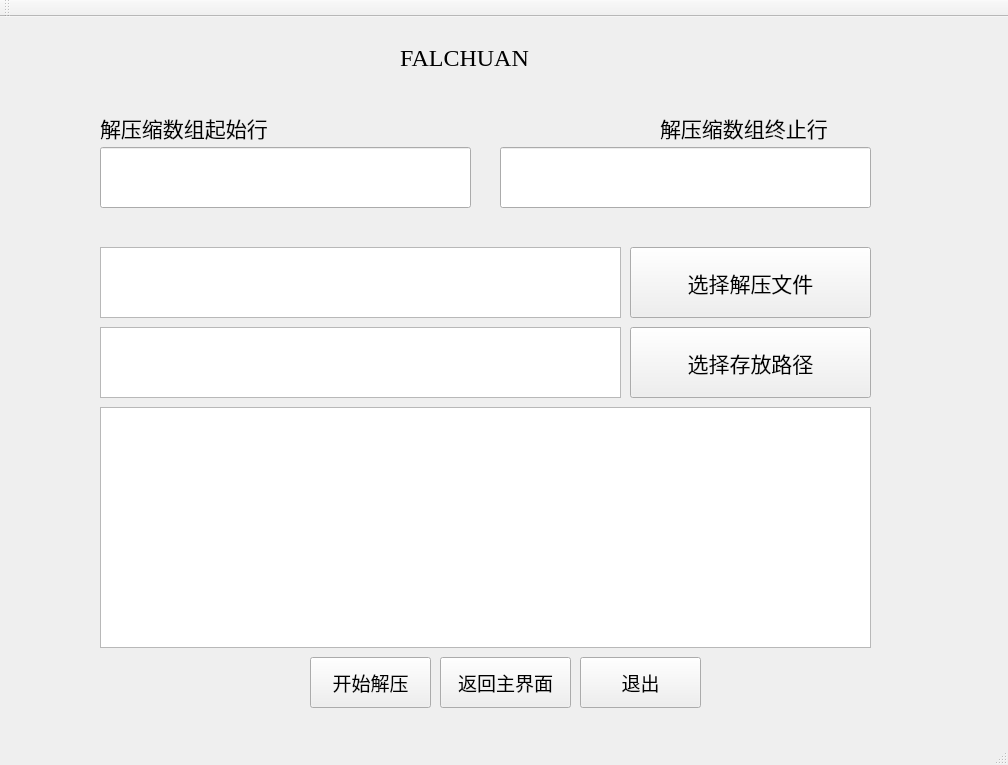
<?xml version="1.0" encoding="UTF-8"?>
<ui version="4.0">
 <class>Seismic</class>
 <widget class="QMainWindow" name="Seismic">
  <property name="geometry">
   <rect>
    <x>0</x>
    <y>0</y>
    <width>1008</width>
    <height>765</height>
   </rect>
  </property>
  <property name="minimumSize">
   <size>
    <width>1008</width>
    <height>765</height>
   </size>
  </property>
  <property name="maximumSize">
   <size>
    <width>1008</width>
    <height>765</height>
   </size>
  </property>
  <property name="font">
   <font>
    <family>Times New Roman</family>
   </font>
  </property>
  <property name="windowTitle">
   <string>FRLCHUAN</string>
  </property>
  <widget class="QWidget" name="centralWidget">
   <widget class="QStackedWidget" name="stackedWidget">
    <property name="geometry">
     <rect>
      <x>20</x>
      <y>-10</y>
      <width>961</width>
      <height>781</height>
     </rect>
    </property>
    <property name="currentIndex">
     <number>3</number>
    </property>
    <widget class="QWidget" name="page3">
     <widget class="QPushButton" name="COMPRESS">
      <property name="geometry">
       <rect>
        <x>240</x>
        <y>300</y>
        <width>261</width>
        <height>141</height>
       </rect>
      </property>
      <property name="font">
       <font>
        <family>Times New Roman</family>
        <pointsize>25</pointsize>
        <hintingpreference>PreferVerticalHinting</hintingpreference>
       </font>
      </property>
      <property name="cursor">
       <cursorShape>SizeVerCursor</cursorShape>
      </property>
      <property name="text">
       <string>压缩</string>
      </property>
     </widget>
     <widget class="QPushButton" name="DECOMPRESS">
      <property name="geometry">
       <rect>
        <x>530</x>
        <y>300</y>
        <width>261</width>
        <height>141</height>
       </rect>
      </property>
      <property name="font">
       <font>
        <family>Times New Roman</family>
        <pointsize>25</pointsize>
        <hintingpreference>PreferVerticalHinting</hintingpreference>
       </font>
      </property>
      <property name="cursor">
       <cursorShape>SizeVerCursor</cursorShape>
      </property>
      <property name="text">
       <string>解压</string>
      </property>
     </widget>
     <widget class="QLabel" name="FALCHUAN">
      <property name="geometry">
       <rect>
        <x>380</x>
        <y>110</y>
        <width>281</width>
        <height>101</height>
       </rect>
      </property>
      <property name="font">
       <font>
        <family>Times New Roman</family>
        <pointsize>30</pointsize>
        <stylestrategy>PreferDefault</stylestrategy>
       </font>
      </property>
      <property name="cursor">
       <cursorShape>SizeFDiagCursor</cursorShape>
      </property>
      <property name="text">
       <string>FALCHUAN</string>
      </property>
     </widget>
     <widget class="QLabel" name="label_2">
      <property name="geometry">
       <rect>
        <x>430</x>
        <y>570</y>
        <width>181</width>
        <height>91</height>
       </rect>
      </property>
      <property name="font">
       <font>
        <family>Times New Roman</family>
        <pointsize>20</pointsize>
       </font>
      </property>
      <property name="text">
       <string>CHUANJUN</string>
      </property>
     </widget>
    </widget>
    <widget class="QWidget" name="page1">
     <widget class="QPlainTextEdit" name="CompressFilePath">
      <property name="geometry">
       <rect>
        <x>20</x>
        <y>420</y>
        <width>641</width>
        <height>51</height>
       </rect>
      </property>
      <property name="font">
       <font>
        <family>Times New Roman</family>
        <pointsize>12</pointsize>
       </font>
      </property>
     </widget>
     <widget class="QPushButton" name="ChooseCompressFile">
      <property name="geometry">
       <rect>
        <x>690</x>
        <y>420</y>
        <width>231</width>
        <height>51</height>
       </rect>
      </property>
      <property name="font">
       <font>
        <family>Times New Roman</family>
        <pointsize>14</pointsize>
       </font>
      </property>
      <property name="text">
       <string>选择压缩文件</string>
      </property>
     </widget>
     <widget class="QTextBrowser" name="ReadCompressPathFile">
      <property name="geometry">
       <rect>
        <x>20</x>
        <y>500</y>
        <width>641</width>
        <height>131</height>
       </rect>
      </property>
      <property name="font">
       <font>
        <family>Times New Roman</family>
        <pointsize>12</pointsize>
       </font>
      </property>
     </widget>
     <widget class="QPushButton" name="ReadCompressPathButton">
      <property name="geometry">
       <rect>
        <x>690</x>
        <y>500</y>
        <width>231</width>
        <height>131</height>
       </rect>
      </property>
      <property name="font">
       <font>
        <family>Times New Roman</family>
        <pointsize>14</pointsize>
       </font>
      </property>
      <property name="text">
       <string>加载数据</string>
      </property>
     </widget>
     <widget class="QPushButton" name="NextPage">
      <property name="geometry">
       <rect>
        <x>480</x>
        <y>660</y>
        <width>131</width>
        <height>51</height>
       </rect>
      </property>
      <property name="font">
       <font>
        <family>Times New Roman</family>
        <pointsize>14</pointsize>
       </font>
      </property>
      <property name="text">
       <string>继续</string>
      </property>
     </widget>
     <widget class="QPushButton" name="BackMain">
      <property name="geometry">
       <rect>
        <x>350</x>
        <y>660</y>
        <width>121</width>
        <height>51</height>
       </rect>
      </property>
      <property name="font">
       <font>
        <family>Times New Roman</family>
        <pointsize>14</pointsize>
       </font>
      </property>
      <property name="text">
       <string>返回</string>
      </property>
     </widget>
     <widget class="QWidget" name="layoutWidget">
      <property name="geometry">
       <rect>
        <x>20</x>
        <y>80</y>
        <width>901</width>
        <height>321</height>
       </rect>
      </property>
      <layout class="QHBoxLayout" name="horizontalLayout">
       <item>
        <widget class="QGroupBox" name="TraceParameter">
         <property name="font">
          <font>
           <family>Times New Roman</family>
           <pointsize>18</pointsize>
          </font>
         </property>
         <property name="title">
          <string>选择数组参数</string>
         </property>
         <widget class="QLabel" name="AllTraceLabel">
          <property name="geometry">
           <rect>
            <x>14</x>
            <y>70</y>
            <width>231</width>
            <height>36</height>
           </rect>
          </property>
          <property name="font">
           <font>
            <family>Times New Roman</family>
            <pointsize>16</pointsize>
           </font>
          </property>
          <property name="text">
           <string>数组行数</string>
          </property>
          <property name="textFormat">
           <enum>Qt::PlainText</enum>
          </property>
         </widget>
         <widget class="QLineEdit" name="AllTrace">
          <property name="geometry">
           <rect>
            <x>10</x>
            <y>110</y>
            <width>401</width>
            <height>61</height>
           </rect>
          </property>
         </widget>
         <widget class="QLabel" name="SampleLabel">
          <property name="geometry">
           <rect>
            <x>20</x>
            <y>190</y>
            <width>198</width>
            <height>36</height>
           </rect>
          </property>
          <property name="font">
           <font>
            <family>Times New Roman</family>
            <pointsize>16</pointsize>
           </font>
          </property>
          <property name="text">
           <string>数组列数</string>
          </property>
         </widget>
         <widget class="QLineEdit" name="Sample">
          <property name="geometry">
           <rect>
            <x>14</x>
            <y>230</y>
            <width>401</width>
            <height>61</height>
           </rect>
          </property>
         </widget>
        </widget>
       </item>
       <item>
        <widget class="QGroupBox" name="groupBox">
         <property name="font">
          <font>
           <family>Times New Roman</family>
           <pointsize>18</pointsize>
          </font>
         </property>
         <property name="title">
          <string>压缩参数</string>
         </property>
         <widget class="QLabel" name="CompressTraceLabel">
          <property name="geometry">
           <rect>
            <x>14</x>
            <y>70</y>
            <width>297</width>
            <height>36</height>
           </rect>
          </property>
          <property name="font">
           <font>
            <family>Times New Roman</family>
            <pointsize>16</pointsize>
           </font>
          </property>
          <property name="text">
           <string>起始行</string>
          </property>
         </widget>
         <widget class="QLineEdit" name="TraceEnd">
          <property name="geometry">
           <rect>
            <x>20</x>
            <y>228</y>
            <width>411</width>
            <height>61</height>
           </rect>
          </property>
          <property name="font">
           <font>
            <family>Times New Roman</family>
            <pointsize>13</pointsize>
           </font>
          </property>
         </widget>
         <widget class="QLineEdit" name="TraceStart">
          <property name="geometry">
           <rect>
            <x>20</x>
            <y>110</y>
            <width>411</width>
            <height>61</height>
           </rect>
          </property>
          <property name="font">
           <font>
            <family>Times New Roman</family>
            <pointsize>13</pointsize>
           </font>
          </property>
         </widget>
         <widget class="QLabel" name="CompressTraceLabel_2">
          <property name="geometry">
           <rect>
            <x>20</x>
            <y>190</y>
            <width>297</width>
            <height>36</height>
           </rect>
          </property>
          <property name="font">
           <font>
            <family>Times New Roman</family>
            <pointsize>16</pointsize>
           </font>
          </property>
          <property name="text">
           <string>终止列</string>
          </property>
         </widget>
        </widget>
       </item>
      </layout>
     </widget>
     <widget class="QLabel" name="FALCHUANcompress">
      <property name="geometry">
       <rect>
        <x>400</x>
        <y>20</y>
        <width>161</width>
        <height>41</height>
       </rect>
      </property>
      <property name="font">
       <font>
        <family>Times New Roman</family>
        <pointsize>18</pointsize>
       </font>
      </property>
      <property name="text">
       <string>FALCHUAN</string>
      </property>
     </widget>
    </widget>
    <widget class="QWidget" name="page2">
     <widget class="QPlainTextEdit" name="CompressFileStorePath">
      <property name="geometry">
       <rect>
        <x>80</x>
        <y>370</y>
        <width>531</width>
        <height>51</height>
       </rect>
      </property>
      <property name="font">
       <font>
        <family>Times New Roman</family>
        <pointsize>12</pointsize>
       </font>
      </property>
      <property name="plainText">
       <string/>
      </property>
     </widget>
     <widget class="QPushButton" name="ChooseCompressStoreFile">
      <property name="geometry">
       <rect>
        <x>620</x>
        <y>370</y>
        <width>231</width>
        <height>51</height>
       </rect>
      </property>
      <property name="font">
       <font>
        <family>Times New Roman</family>
        <pointsize>12</pointsize>
       </font>
      </property>
      <property name="text">
       <string>选择压缩文件存放路径</string>
      </property>
     </widget>
     <widget class="QPushButton" name="StartCompress">
      <property name="geometry">
       <rect>
        <x>410</x>
        <y>660</y>
        <width>111</width>
        <height>51</height>
       </rect>
      </property>
      <property name="font">
       <font>
        <family>Times New Roman</family>
        <pointsize>14</pointsize>
       </font>
      </property>
      <property name="text">
       <string>开始压缩</string>
      </property>
     </widget>
     <widget class="QWidget" name="layoutWidget">
      <property name="geometry">
       <rect>
        <x>80</x>
        <y>110</y>
        <width>771</width>
        <height>241</height>
       </rect>
      </property>
      <layout class="QHBoxLayout" name="horizontalLayout_2">
       <item>
        <widget class="QGroupBox" name="CompressMethod">
         <property name="font">
          <font>
           <family>Times New Roman</family>
           <pointsize>18</pointsize>
          </font>
         </property>
         <property name="title">
          <string>选择压缩算法</string>
         </property>
         <widget class="QCheckBox" name="FRM">
          <property name="geometry">
           <rect>
            <x>90</x>
            <y>50</y>
            <width>171</width>
            <height>161</height>
           </rect>
          </property>
          <property name="font">
           <font>
            <family>Times New Roman</family>
            <pointsize>16</pointsize>
           </font>
          </property>
          <property name="text">
           <string>FRM</string>
          </property>
         </widget>
        </widget>
       </item>
       <item>
        <widget class="QGroupBox" name="CompressParameter">
         <property name="font">
          <font>
           <family>Times New Roman</family>
           <pointsize>18</pointsize>
          </font>
         </property>
         <property name="title">
          <string>选择压缩算法对应参数</string>
         </property>
         <widget class="QLabel" name="ComprossRatioLabel">
          <property name="geometry">
           <rect>
            <x>10</x>
            <y>70</y>
            <width>111</width>
            <height>121</height>
           </rect>
          </property>
          <property name="font">
           <font>
            <family>Times New Roman</family>
            <pointsize>16</pointsize>
           </font>
          </property>
          <property name="text">
           <string>压缩率</string>
          </property>
          <property name="textFormat">
           <enum>Qt::MarkdownText</enum>
          </property>
         </widget>
         <widget class="QLineEdit" name="Ratio">
          <property name="geometry">
           <rect>
            <x>100</x>
            <y>90</y>
            <width>191</width>
            <height>71</height>
           </rect>
          </property>
          <property name="font">
           <font>
            <family>Times New Roman</family>
            <pointsize>16</pointsize>
           </font>
          </property>
          <property name="text">
           <string/>
          </property>
         </widget>
         <widget class="QLabel" name="label">
          <property name="geometry">
           <rect>
            <x>300</x>
            <y>100</y>
            <width>69</width>
            <height>61</height>
           </rect>
          </property>
          <property name="font">
           <font>
            <family>Times New Roman</family>
            <pointsize>16</pointsize>
           </font>
          </property>
          <property name="text">
           <string>%</string>
          </property>
         </widget>
        </widget>
       </item>
      </layout>
     </widget>
     <widget class="QPushButton" name="BackCompress">
      <property name="geometry">
       <rect>
        <x>290</x>
        <y>660</y>
        <width>111</width>
        <height>51</height>
       </rect>
      </property>
      <property name="font">
       <font>
        <family>Times New Roman</family>
        <pointsize>14</pointsize>
       </font>
      </property>
      <property name="text">
       <string>返回</string>
      </property>
     </widget>
     <widget class="QTextBrowser" name="CompressBrowser">
      <property name="geometry">
       <rect>
        <x>80</x>
        <y>440</y>
        <width>771</width>
        <height>211</height>
       </rect>
      </property>
      <property name="font">
       <font>
        <family>Times New Roman</family>
        <pointsize>12</pointsize>
       </font>
      </property>
     </widget>
     <widget class="QPushButton" name="CMQuit">
      <property name="geometry">
       <rect>
        <x>530</x>
        <y>660</y>
        <width>101</width>
        <height>51</height>
       </rect>
      </property>
      <property name="font">
       <font>
        <family>Times New Roman</family>
        <pointsize>14</pointsize>
       </font>
      </property>
      <property name="text">
       <string>退出</string>
      </property>
     </widget>
     <widget class="QLabel" name="FALCHUANcompress_2">
      <property name="geometry">
       <rect>
        <x>380</x>
        <y>40</y>
        <width>171</width>
        <height>41</height>
       </rect>
      </property>
      <property name="font">
       <font>
        <family>Times New Roman</family>
        <pointsize>18</pointsize>
       </font>
      </property>
      <property name="text">
       <string>FALCHUAN</string>
      </property>
     </widget>
    </widget>
    <widget class="QWidget" name="page4">
     <widget class="QPushButton" name="NeedDecompressPath">
      <property name="geometry">
       <rect>
        <x>610</x>
        <y>240</y>
        <width>241</width>
        <height>71</height>
       </rect>
      </property>
      <property name="font">
       <font>
        <family>Times New Roman</family>
        <pointsize>16</pointsize>
       </font>
      </property>
      <property name="text">
       <string>选择解压文件</string>
      </property>
     </widget>
     <widget class="QPushButton" name="DecompressStorePath">
      <property name="geometry">
       <rect>
        <x>610</x>
        <y>320</y>
        <width>241</width>
        <height>71</height>
       </rect>
      </property>
      <property name="font">
       <font>
        <family>Times New Roman</family>
        <pointsize>16</pointsize>
       </font>
      </property>
      <property name="text">
       <string>选择存放路径</string>
      </property>
     </widget>
     <widget class="QPushButton" name="BackfirstMain">
      <property name="geometry">
       <rect>
        <x>420</x>
        <y>650</y>
        <width>131</width>
        <height>51</height>
       </rect>
      </property>
      <property name="font">
       <font>
        <family>Times New Roman</family>
        <pointsize>14</pointsize>
       </font>
      </property>
      <property name="text">
       <string>返回主界面</string>
      </property>
     </widget>
     <widget class="QPushButton" name="StartDecompress">
      <property name="geometry">
       <rect>
        <x>290</x>
        <y>650</y>
        <width>121</width>
        <height>51</height>
       </rect>
      </property>
      <property name="font">
       <font>
        <family>Times New Roman</family>
        <pointsize>14</pointsize>
       </font>
      </property>
      <property name="text">
       <string>开始解压</string>
      </property>
     </widget>
     <widget class="QTextBrowser" name="DecompressBrowser">
      <property name="geometry">
       <rect>
        <x>80</x>
        <y>400</y>
        <width>771</width>
        <height>241</height>
       </rect>
      </property>
      <property name="font">
       <font>
        <family>Times New Roman</family>
        <pointsize>12</pointsize>
       </font>
      </property>
      <property name="html">
       <string>&lt;!DOCTYPE HTML PUBLIC &quot;-//W3C//DTD HTML 4.0//EN&quot; &quot;http://www.w3.org/TR/REC-html40/strict.dtd&quot;&gt;
&lt;html&gt;&lt;head&gt;&lt;meta name=&quot;qrichtext&quot; content=&quot;1&quot; /&gt;&lt;meta charset=&quot;utf-8&quot; /&gt;&lt;style type=&quot;text/css&quot;&gt;
p, li { white-space: pre-wrap; }
hr { height: 1px; border-width: 0; }
li.unchecked::marker { content: &quot;\2610&quot;; }
li.checked::marker { content: &quot;\2612&quot;; }
&lt;/style&gt;&lt;/head&gt;&lt;body style=&quot; font-family:'Times New Roman'; font-size:12pt; font-weight:400; font-style:normal;&quot;&gt;
&lt;p style=&quot;-qt-paragraph-type:empty; margin-top:0px; margin-bottom:0px; margin-left:0px; margin-right:0px; -qt-block-indent:0; text-indent:0px;&quot;&gt;&lt;br /&gt;&lt;/p&gt;&lt;/body&gt;&lt;/html&gt;</string>
      </property>
     </widget>
     <widget class="QPlainTextEdit" name="NeedDecompressPathFile">
      <property name="geometry">
       <rect>
        <x>80</x>
        <y>240</y>
        <width>521</width>
        <height>71</height>
       </rect>
      </property>
      <property name="font">
       <font>
        <family>Times New Roman</family>
        <pointsize>12</pointsize>
       </font>
      </property>
     </widget>
     <widget class="QPlainTextEdit" name="DecompressStorePathFile">
      <property name="geometry">
       <rect>
        <x>80</x>
        <y>320</y>
        <width>521</width>
        <height>71</height>
       </rect>
      </property>
      <property name="font">
       <font>
        <family>Times New Roman</family>
        <pointsize>12</pointsize>
       </font>
      </property>
     </widget>
     <widget class="QPushButton" name="DEQuit">
      <property name="geometry">
       <rect>
        <x>560</x>
        <y>650</y>
        <width>121</width>
        <height>51</height>
       </rect>
      </property>
      <property name="font">
       <font>
        <family>Times New Roman</family>
        <pointsize>14</pointsize>
       </font>
      </property>
      <property name="text">
       <string>退出</string>
      </property>
     </widget>
     <widget class="QLabel" name="DecompressStart">
      <property name="geometry">
       <rect>
        <x>80</x>
        <y>100</y>
        <width>221</width>
        <height>41</height>
       </rect>
      </property>
      <property name="font">
       <font>
        <family>Times New Roman</family>
        <pointsize>16</pointsize>
       </font>
      </property>
      <property name="text">
       <string>解压缩数组起始行</string>
      </property>
     </widget>
     <widget class="QLabel" name="DecompressEnd">
      <property name="geometry">
       <rect>
        <x>640</x>
        <y>100</y>
        <width>221</width>
        <height>41</height>
       </rect>
      </property>
      <property name="font">
       <font>
        <family>Times New Roman</family>
        <pointsize>16</pointsize>
       </font>
      </property>
      <property name="text">
       <string>解压缩数组终止行</string>
      </property>
     </widget>
     <widget class="QLineEdit" name="DeCompressStartTrace">
      <property name="geometry">
       <rect>
        <x>80</x>
        <y>140</y>
        <width>371</width>
        <height>61</height>
       </rect>
      </property>
      <property name="font">
       <font>
        <family>Times New Roman</family>
        <pointsize>12</pointsize>
       </font>
      </property>
     </widget>
     <widget class="QLineEdit" name="DeCompressEndTrace">
      <property name="geometry">
       <rect>
        <x>480</x>
        <y>140</y>
        <width>371</width>
        <height>61</height>
       </rect>
      </property>
      <property name="font">
       <font>
        <family>Times New Roman</family>
        <pointsize>12</pointsize>
       </font>
      </property>
     </widget>
     <widget class="QLabel" name="FALCHUANcompress_3">
      <property name="geometry">
       <rect>
        <x>380</x>
        <y>30</y>
        <width>171</width>
        <height>41</height>
       </rect>
      </property>
      <property name="font">
       <font>
        <family>Times New Roman</family>
        <pointsize>18</pointsize>
       </font>
      </property>
      <property name="text">
       <string>FALCHUAN</string>
      </property>
     </widget>
    </widget>
   </widget>
  </widget>
  <widget class="QToolBar" name="mainToolBar">
   <attribute name="toolBarArea">
    <enum>TopToolBarArea</enum>
   </attribute>
   <attribute name="toolBarBreak">
    <bool>false</bool>
   </attribute>
  </widget>
  <widget class="QStatusBar" name="statusBar"/>
 </widget>
 <layoutdefault spacing="6" margin="11"/>
 <resources/>
 <connections/>
</ui>
